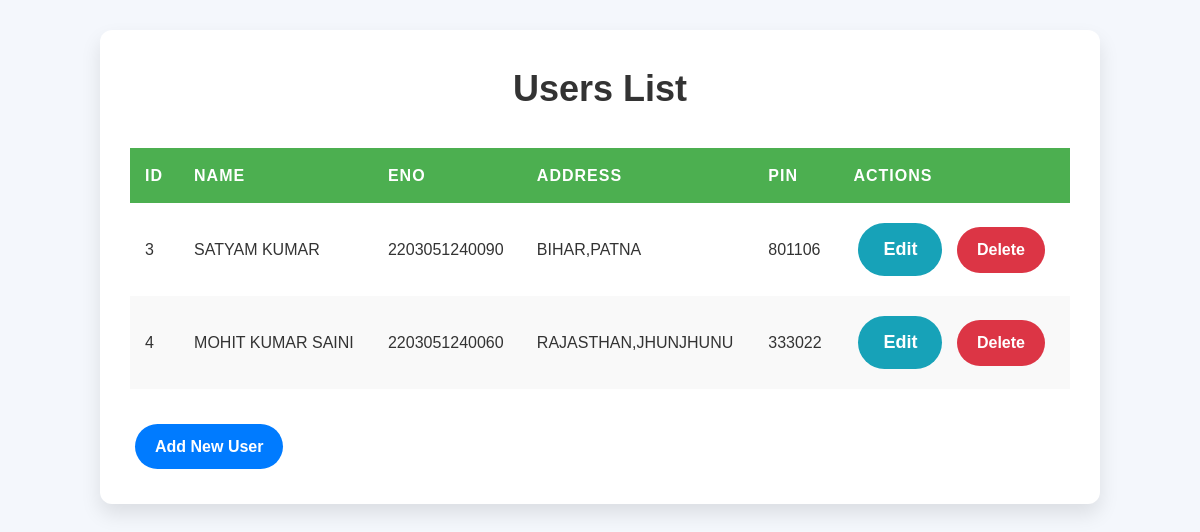
The app's page /index, older data.
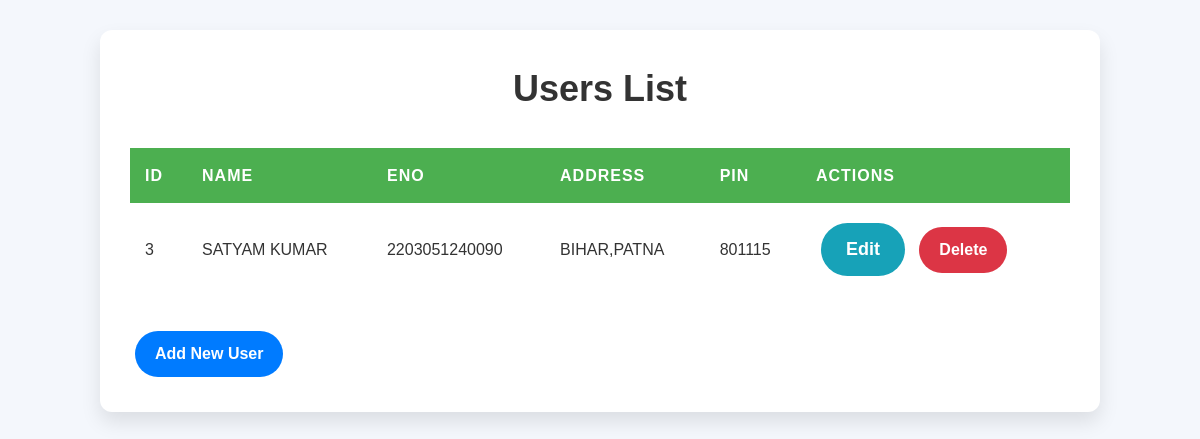
The same page, newer data.
### tables this page shows
CREATE TABLE "users" (
	"UID"	INTEGER PRIMARY KEY AUTOINCREMENT,
	"UNAME"	TEXT,
	"UENNO"	TEXT,
    "UADD" TEXT,
    "UPIN" INTEGER
);

### app.py (the view)
@app.route("/")
@app.route("/index")
def index():
    con = get_db_connection()
    cur = con.cursor()
    cur.execute("SELECT * FROM users")
    data = cur.fetchall()
    con.close()
    return render_template("index.html", datas=data)

### app.py (called while the page is built)
def get_db_connection():
    con = sql.connect("db3.db")
    con.row_factory = sql.Row
    return con

### templates/index.html (shortened to what this page needs)
<!DOCTYPE html>
<html lang="en">
<head>
    <link rel="stylesheet" href="{{ url_for('static', filename='css/styles.css') }}">
</head>
<body>
    <div class="container">
        <h1 class="text-center">Users List</h1>
        <table class="table table-bordered table-striped">
            <thead>
                <tr>
                    <th>ID</th>
                    <th>Name</th>
                    <th>ENo</th>
                    <th>Address</th>
                    <th>PIN</th>
                    <th>Actions</th>
                </tr>
            </thead>
            <tbody>
                {% for user in datas %}
                <tr>
                    <td>{{ user['UID'] }}</td>
                    <td>{{ user['UNAME'] }}</td>
                    <td>{{ user['UENNO'] }}</td>
                    <td>{{ user['UADD'] }}</td>
                    <td>{{ user['UPIN'] }}</td>
                    <td>
                        <a href="{{ url_for('edit_user', uid=user['UID']) }}" class="btn btn-info">Edit</a>
                        <a href="{{ url_for('delete_user', uid=user['UID']) }}" class="btn btn-danger" onclick="return confirm('Are you sure you want to delete this user?')">Delete</a>
                    </td>
                </tr>
                {% endfor %}
            </tbody>
        </table>
        <a href="{{ url_for('add_user') }}" class="btn btn-primary">Add New User</a>
    </div>
</body>
</html>

### static/css/styles.css (style rules this page uses)
* { box-sizing: border-box; margin: 0; padding: 0; }
body { font-family: 'Arial', sans-serif; background-color: #f4f7fc; color: #333; line-height: 1.6; padding: 30px 0; }
.container { max-width: 1000px; margin: 0 auto; background-color: #fff; padding: 30px; border-radius: 12px; box-shadow: 0 10px 20px rgba(0, 0, 0, 0.1); overflow: hidden; }
h1 { font-size: 36px; color: #333; margin-bottom: 30px; text-align: center; font-weight: 600; }
table { width: 100%; border-collapse: collapse; margin-bottom: 30px; }
th, td { padding: 15px; text-align: left; font-size: 16px; }
th { background-color: #4CAF50; color: white; text-transform: uppercase; letter-spacing: 1px; }
.btn { display: inline-block; padding: 10px 20px; margin: 5px; font-size: 16px; font-weight: bold; text-decoration: none; text-align: center; border-radius: 30px; cursor: pointer; transition: all 0.3s ease-in-out; }
.btn-primary { background-color: #007bff; color: white; border: none; }
.btn-info { background-color: #17a2b8; color: white; text-decoration: none; padding: 12px 25px; border-radius: 30px; font-size: 18px; font-weight: bold; transition: all 0.3s ease-in-out; }
.btn-danger { background-color: #dc3545; color: white; border: none; }

Row changes from the older to the newer data that the page shows:
removed users: UID "4", UNAME "MOHIT KUMAR SAINI", UENNO "2203051240060", UADD "RAJASTHAN,JHUNJHUNU", UPIN "333022"
changed users "SATYAM KUMAR": UPIN "801106" → "801115"
